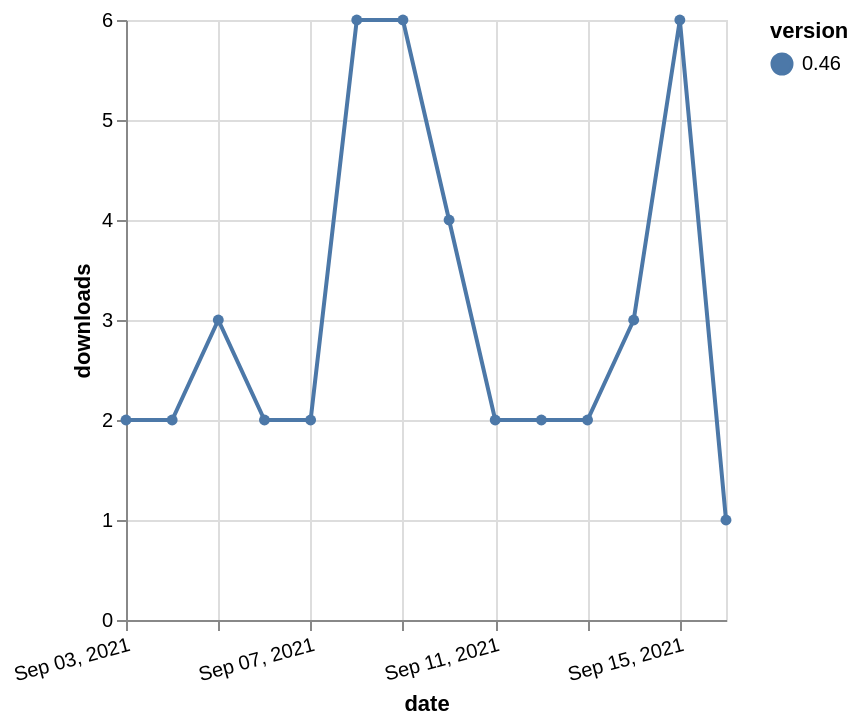

Write a Vega-Lite specification for this figure.
### Vega-Lite specification from a JSON file in a GitHub repository (floating-point values rounded to 4 significant figures)
{"$schema": "https://vega.github.io/schema/vega-lite/v5.json", "description": "A simple bar chart with embedded data.", "data": {"values": [{"date": "2021-09-03", "total": 4257, "delta": 2, "version": "0.46"}, {"date": "2021-09-04", "total": 4259, "delta": 2, "version": "0.46"}, {"date": "2021-09-05", "total": 4262, "delta": 3, "version": "0.46"}, {"date": "2021-09-06", "total": 4264, "delta": 2, "version": "0.46"}, {"date": "2021-09-07", "total": 4266, "delta": 2, "version": "0.46"}, {"date": "2021-09-08", "total": 4272, "delta": 6, "version": "0.46"}, {"date": "2021-09-09", "total": 4278, "delta": 6, "version": "0.46"}, {"date": "2021-09-10", "total": 4282, "delta": 4, "version": "0.46"}, {"date": "2021-09-11", "total": 4284, "delta": 2, "version": "0.46"}, {"date": "2021-09-12", "total": 4286, "delta": 2, "version": "0.46"}, {"date": "2021-09-13", "total": 4288, "delta": 2, "version": "0.46"}, {"date": "2021-09-14", "total": 4291, "delta": 3, "version": "0.46"}, {"date": "2021-09-15", "total": 4297, "delta": 6, "version": "0.46"}, {"date": "2021-09-16", "total": 4298, "delta": 1, "version": "0.46"}]}, "width": "container", "mark": {"type": "line", "point": {"filled": true}}, "encoding": {"x": {"field": "date", "type": "temporal", "timeUnit": "yearmonthdate", "title": "date", "axis": {"labelAngle": -15}}, "y": {"field": "delta", "type": "quantitative", "title": "downloads"}, "color": {"field": "version", "type": "nominal"}, "tooltip": {"field": "delta"}}}
